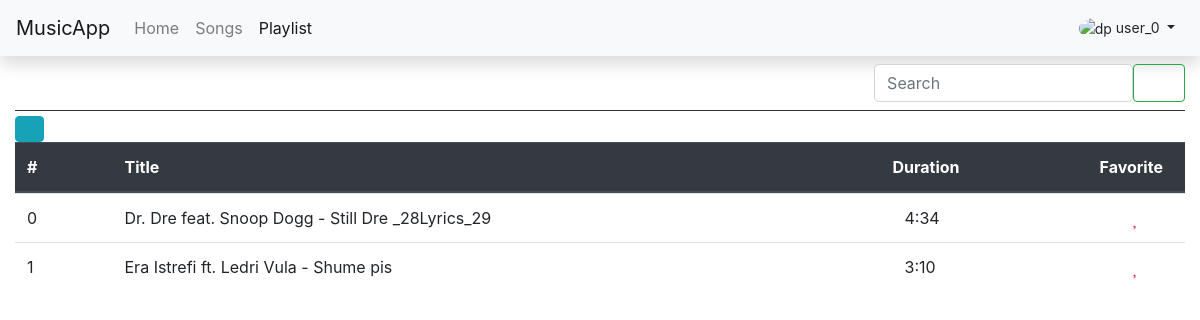
Screenshot of /music/playlists/1 (signed in) with the database file from the repository.
### music/models.py (models this page shows, shortened)
class Song(models.Model):
    song_title = models.CharField(max_length=250)
    song_artist = models.CharField(max_length=250)
    song_duration = models.CharField(max_length=6, default='00:00')
    song_file = models.FileField(blank=True, null=True)
    song_scope = models.CharField(max_length=20, choices=SCOPE)
    song_released_on = models.CharField(max_length=4, blank=True, null=True)
    song_cover = models.ImageField(blank=True, null=True, upload_to='img')
    song_added_by = models.ForeignKey(User,
                                      null=True,
                                      on_delete=models.CASCADE)

### music/views.py (the view)
# urls.py: path('playlists/<pid>', views.playlistsong_view, name='playlistsong'),
@login_required(login_url='/music/')
def playlistsong_view(request, pid):
    plist = Playlist.objects.get(id=pid).playlist_song_set.all()
    playlist = []
    for ls in plist:
        playlist.append(ls.playlist_song)
    return render(
        request, 'music/playlist.html', {
            'pg_active': True,
            'playlistview': True,
            'playlistid': pid,
            'playlistsongs': playlist,
        })

### music/templates/music/playlist.html (shortened to what this page needs)
{% extends 'music/base.html' %}
{% block playlist_link %}
<li class="nav-item active">
    <a class="nav-link" href={% url 'music:playlist' %}>Playlist <span class="sr-only">(current)</span></a>
</li>
{% endblock playlist_link %}
{% block current_username %}
{{user.username}}
{% endblock current_username %}
{% block content %}
<div class="container-fluid px-0">
    <div class="row my-0 my-sm-2 ">
        <div class="col-md-6 col-sm-4 col-2 my-2 my-sm-0">
            <button type="button" class="btn btn-white float-left rounded-30" data-toggle="modal"
                data-target="#plistAdd"><i class="fas fa-plus" data-toggle='tooltip' data-title='Create Playlist'
                    data-placement='right'></i></button>
            {% if playlistview %}
            <button type="button" class="btn btn-white float-left rounded-30" data-toggle='tooltip'
                data-title='Go Back To Playlist' data-placement='right' id="backtoplist"><i
                    class="fas fa-arrow-alt-circle-left fa-lg fa-fw"></i></i></button>
            {% endif %}
        </div>
        <div class="col-md-6 col-sm-8 col-10 my-0 my-sm-0">
            <form class="form-inline float-right">
                <input class="form-control mr-sm-0 mr-0 col-10 col-sm-10 rounded-lg" type="text" placeholder="Search"
                    id="plistSearch">
                <button class="btn btn-outline-success my-2 col-2 col-sm-2 my-sm-0" type="submit"><i
                        class="fas fa-search fa-sm"></i></button>
            </form>
        </div>
    </div>
    <hr class='display-4 bg-dark my-1'>
    <div class="container-fluid p-0">
        <div class="row">
            <div class="container-fluid col-lg-12 p-0">
                <div class="container-fluid">
                    <a name="selectplist" id="{% if playlistview %}songselector{% else %}plistselector{% endif %}"
                        class="btn btn-info p-0" href="#" role="button" data-toggle='tooltip' data-title='Select'
                        data-placement='top'>
                        <i class="fas fa-edit fa-lg fa-fw"></i>
                    </a>
                </div>
                <div class="container-fluid">
                    <div class="slidebase">
                        <div class="slidebase">
                            {% if playlistview %}
                            <table class="table demo table-fixed table-hover table-responsive-lg mx-0">
                                <thead class="thead-dark">
                                    <tr scope="row display-2">
                                        <th scope="col" class='col-lg-1 col-2 col-sm-1' data-hint='songidHead'>#</th>
                                        <th scope="col" class='col-lg-8 col-8 col-sm-8' data-hint='titleHead'>Title</th>
                                        <th scope="col" class='col-lg-2 col-2 col-sm-2 d-none d-sm-block px-0'
                                            data-hint='durationHead'>Duration
                                        </th>
                                        <th scope="col" class="col-lg-1 col-2 col-sm-1" data-hint='favoriteHead'>
                                            Favorite</th>
                                    </tr>
                                </thead>
                                <tbody id='songcontent'>
                                    {% for song in playlistsongs %}
                                    <tr scope="row" data-id={{ song.id }} data-is='unchecked'>
                                        <td class="col-lg-1 col-2 col-sm-1" data-hint='songid'>{{song.id}}</td>
                                        <td class="col-lg-8 col-8 col-sm-8" data-hint='title'>{{song.song_title}}</td>
                                        <td class="col-lg-2 col-2 col-sm-2 d-none d-sm-block" data-hint='duration'>
                                            {{song.song_duration}}</td>
                                        <td class='col-lg-1 col-2 col-sm-1 text-center' data-hint='favorite'><i
                                                class="fa{% if song.is_fav %}s{% else %}r{% endif %} fa-heart fa-lg text-danger"></i>
                                        </td>
                                    </tr>
                                    {% endfor %}
                                </tbody>
                            </table>
                            {% endif %}
                        </div>
                    </div>
                </div>
            </div>
        </div>
    </div>
</div>
{% endblock content %}

### music/static/css/style.css (style rules this page uses)
.table-fixed tbody { height: 500px; overflow-y: auto; width: 100%; }
.table-fixed thead, .table-fixed tbody, .table-fixed tr, .table-fixed td, .table-fixed th { display: block; }
.table-fixed tbody td, .table-fixed tbody th, .table-fixed thead > tr > th { float: left; position: relative; }
.table-fixed tbody td::after, .table-fixed tbody th::after, .table-fixed thead > tr > th::after { content: ""; clear: both; display: block; }

### rows the page displays
Song: id "0", song_title "Dr. Dre feat. Snoop Dogg - Still Dre _28Lyrics_29", song_duration "4:34"
Song: id "1", song_title "Era Istrefi ft. Ledri Vula - Shume pis", song_duration "3:10"

### other values shown
{{ user.username }} "user_0"
